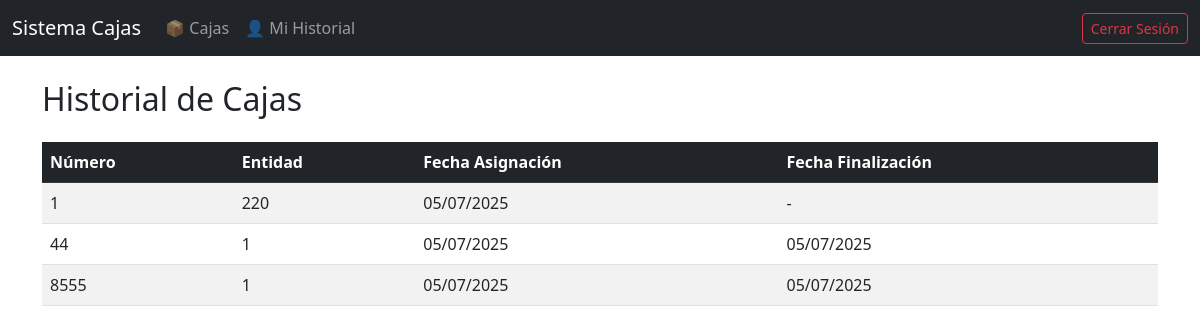
Page /cajas/historial/ (signed in) on the committed database.
### cajas/models.py (models this page shows, shortened)
class Caja(models.Model):
    numero = models.CharField(max_length=20, unique=True)
    entidad = models.ForeignKey(Entidad, on_delete=models.SET_NULL, null=True, blank=True)
    responsable = models.ForeignKey(Usuario, on_delete=models.SET_NULL, null=True, blank=True)
    fecha_asignacion = models.DateField(null=True, blank=True)
    fecha_finalizacion = models.DateField(null=True, blank=True)

### entidades/models.py (models this page shows, shortened)
class Entidad(models.Model):
    nombre = models.CharField(max_length=100)
    proceso = models.ForeignKey(Proceso, on_delete=models.CASCADE)
    activa = models.BooleanField(default=False)

### cajas/views.py (the view)
# urls.py: path('historial/', views.historial, name='historial'),
@login_required
def historial(request):
    if request.user.is_staff:
        User = Usuario
        usuarios = User.objects.all()
        cajas_por_usuario = {
            usuario: Caja.objects.filter(responsable=usuario)
            .order_by('-fecha_asignacion')
            for usuario in usuarios
        }
        context = {
            'admin_view': True,
            'cajas_por_usuario': cajas_por_usuario,
        }
    else:
        cajas = Caja.objects.filter(responsable=request.user).order_by('-fecha_asignacion')
        context = {
            'admin_view': False,
            'cajas': cajas,
        }
    return render(request, 'cajas/historial.html', context)

### templates/cajas/historial.html (shortened to what this page needs)
{% extends 'base.html' %}
{% block content %}
<h2 class="mb-4">Historial de Cajas</h2>
{% if admin_view %}
  {% for usuario, cajas in cajas_por_usuario.items %}
    <h3 class="mt-4">{{ usuario.username }}</h3>
    {% if cajas %}
    <table class="table table-striped">
      <thead class="table-dark">
        <tr>
          <th>Número</th>
          <th>Entidad</th>
          <th>Fecha Asignación</th>
          <th>Fecha Finalización</th>
        </tr>
      </thead>
      <tbody>
        {% for caja in cajas %}
        <tr>
          <td>{{ caja.numero }}</td>
          <td>{{ caja.entidad.nombre }}</td>
          <td>{{ caja.fecha_asignacion|date:"d/m/Y" }}</td>
          <td>{{ caja.fecha_finalizacion|date:"d/m/Y"|default:"-" }}</td>
        </tr>
        {% endfor %}
      </tbody>
    </table>
    {% else %}
      <p class="text-muted">Sin cajas asignadas.</p>
    {% endif %}
  {% endfor %}
{% else %}
  {% if cajas %}
  <table class="table table-striped">
    <thead class="table-dark">
      <tr>
        <th>Número</th>
        <th>Entidad</th>
        <th>Fecha Asignación</th>
        <th>Fecha Finalización</th>
      </tr>
    </thead>
    <tbody>
      {% for caja in cajas %}
      <tr>
        <td>{{ caja.numero }}</td>
        <td>{{ caja.entidad.nombre }}</td>
        <td>{{ caja.fecha_asignacion|date:"d/m/Y" }}</td>
        <td>{{ caja.fecha_finalizacion|date:"d/m/Y"|default:"-" }}</td>
      </tr>
      {% endfor %}
    </tbody>
  </table>
  {% else %}
    <p class="text-muted">No tienes cajas asignadas.</p>
  {% endif %}
{% endif %}
{% endblock %}

### rows in the picture
Caja: numero "1", entidad.nombre "220", fecha_asignacion "05/07/2025", fecha_finalizacion "-"
Caja: numero "44", entidad.nombre "1", fecha_asignacion "05/07/2025", fecha_finalizacion "05/07/2025"
Caja: numero "8555", entidad.nombre "1", fecha_asignacion "05/07/2025", fecha_finalizacion "05/07/2025"
